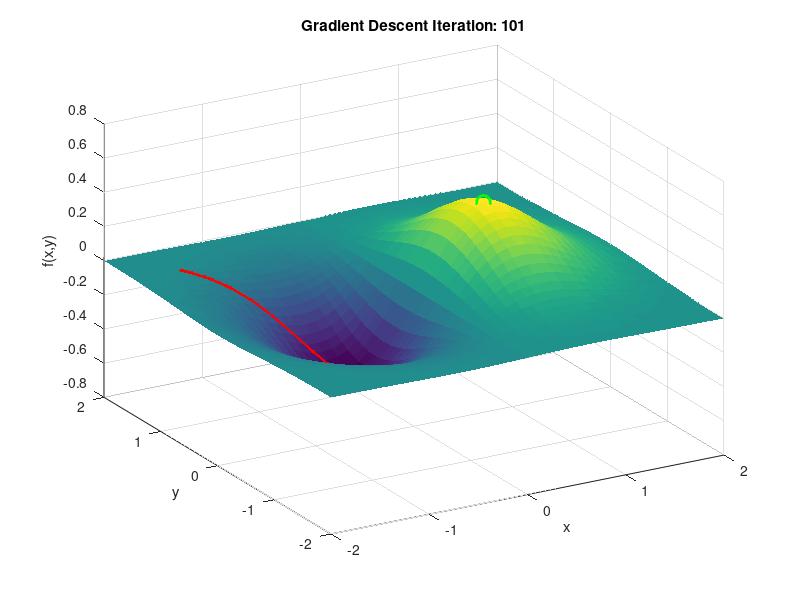

The MATLAB script that drew this image:
% Gradient Descent Visualization in 3D
clear; clc; close all;

% The objective
f = @(x, y) x .* exp(-x.^2 - y.^2);
grad = @(x, y) [(1 - 2*x.^2) .* exp(-x.^2 - y.^2);
                -2*x.*y .* exp(-x.^2 - y.^2)];

% Set parameters
alpha = 0.2;           % Step size. try alpha = 0.1;1.01
max_iter = 100;         % Number of iterations
x0 = [-1.5; 1.5];      % Starting point  [-1.5; 1.5];[1.5; -1.5];
tol = 1e-6;            % tolerance of the gradient

% Create grid for plotting the surface
[xg, yg] = meshgrid(-2:0.1:2, -2:0.1:2);
zg = f(xg, yg);

% Initialize position
x = x0;
history = x;

% Run gradient descent
for i = 1:max_iter
    g = grad(x(1), x(2));
    x = x - alpha * g;
    history(:, end+1) = x;
    if norm(g) < tol
    disp(['Converged at iteration ', num2str(i)]);
    break;
    end
end

% Plotting and movie setup
figure;
axis tight manual
set(gca,'nextplot','replacechildren');
% v = VideoWriter('gradient_descent_demo.avi'); 
% open(v);

for k = 1:size(history, 2)
    surf(xg, yg, zg, 'EdgeColor', 'none');
    hold on;
    plot3(history(1,1:k), history(2,1:k), f(history(1,1:k), history(2,1:k)), 'r.-', 'LineWidth', 2, 'MarkerSize', 10);
    plot3(1/sqrt(2),0, f(1/sqrt(2),0), 'go', 'MarkerSize', 10, 'LineWidth', 2); % True minimum
    title(['Gradient Descent Iteration: ', num2str(k)]);
    xlabel('x'); ylabel('y'); zlabel('f(x,y)');
    view(-30, 30);
    drawnow;
    
    % Write frame to video
    frame = getframe(gcf);
%     writeVideo(v, frame);
    
    hold off;
end

% close(v);

% [EOF]
